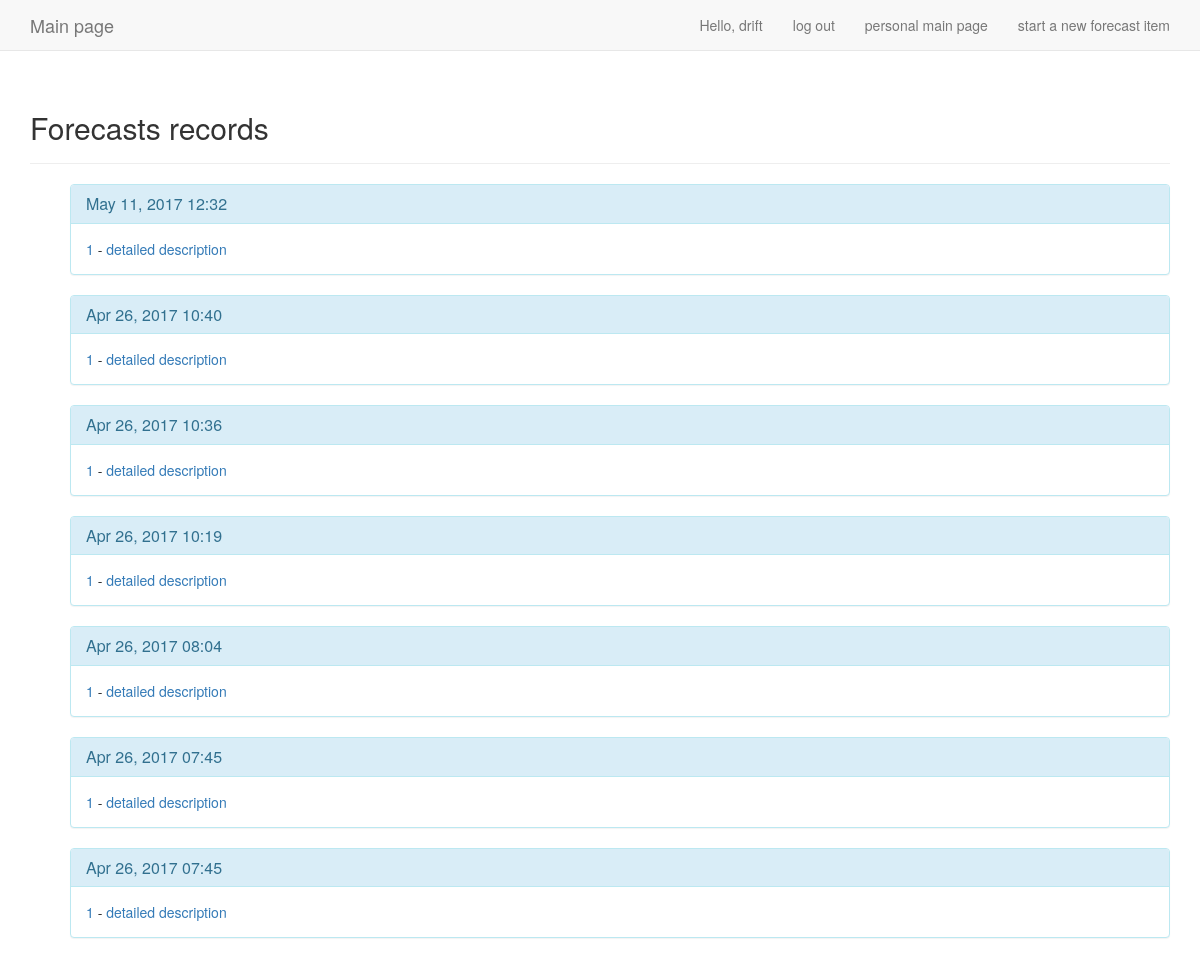
Before: /forecast/ (signed in, upper part) with the older database file.
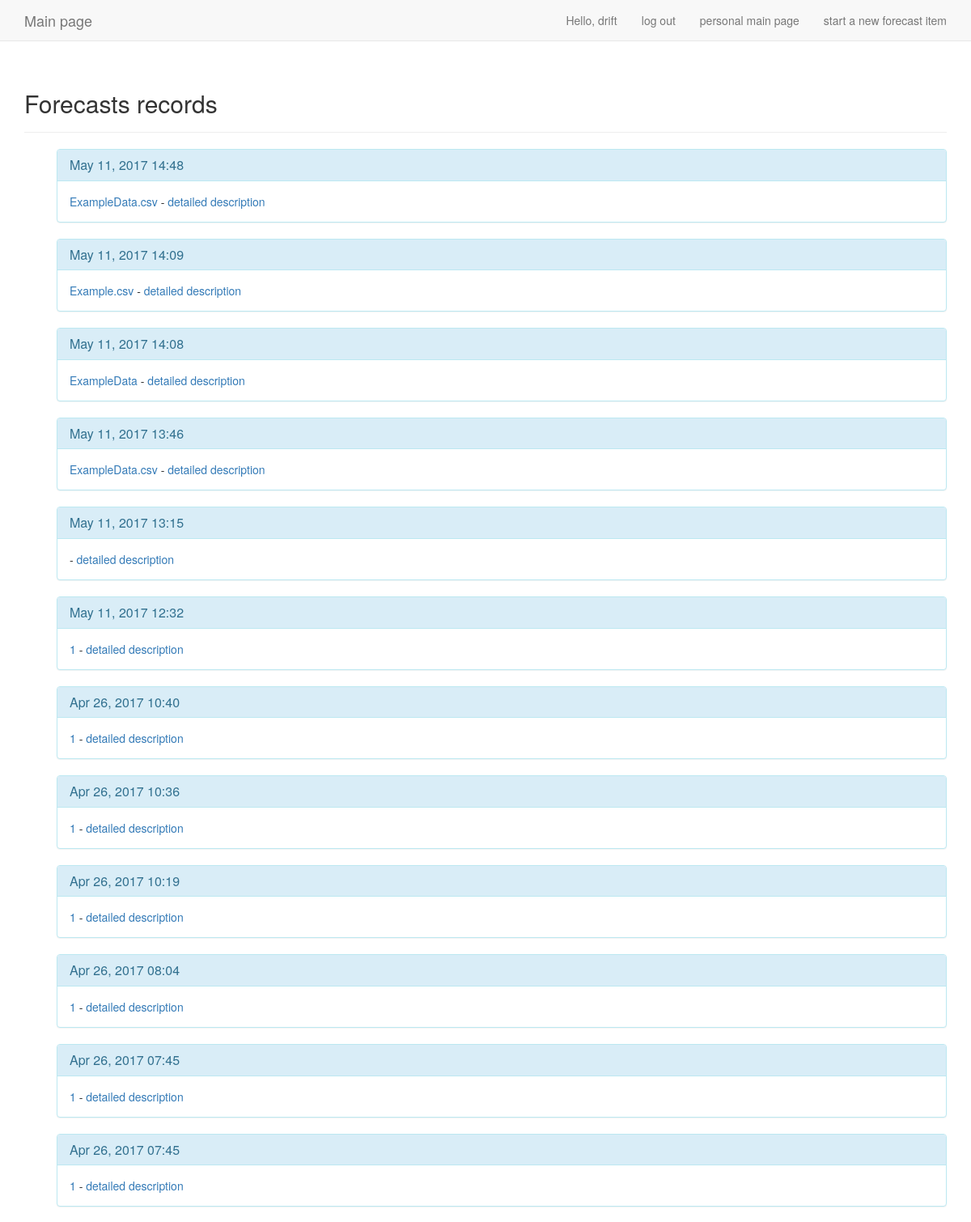
After: the same page with the newer database file.
### forecast/models.py (models this page shows, shortened)
class Upload(models.Model):
    owner = models.ForeignKey(User)
    FORECASTPERIOD = (
        ('s', 'short term'),
        ('m', 'medium term'),
        ('l', 'long term'),
    )
    FORECASTMETHOD = (
        ('ann', 'neural network'),
        ('svm', 'support vector machine'),
        ('mps', 'multiple proportion smoothing method')
    )
    forecastperiod = models.CharField("Forecasting period", max_length=1, \
                                      choices=FORECASTPERIOD, blank=False,
                                      default='m')
    forecastmethod = models.CharField("Forecasting method", max_length=3, \
                                      choices=FORECASTMETHOD, blank=False,
                                      default='ann')
    userfiles = models.FileField(upload_to=user_directory_path)
    uploadName = models.CharField("Upload File Name", max_length=100) # the name of user uoload file
    firstDay = models.CharField("First Day for forecasting (example:2014/10/20)", max_length=20)
    date_added = models.DateTimeField(auto_now_add=True)

### forecast/views.py (the view)
@login_required
def records(request):
    records = Upload.objects.filter(owner=request.user).order_by('-date_added')
    context = {'records':records}
    return render(request, 'forecast/index.html', context)

### forecast/templates/forecast/index.html (shortened to what this page needs)
{% extends "users/base.html" %}
{% load bootstrap3 %}
{% block header %}
    <h2>Forecasts records</h2>
{% endblock header%}
{% block content %}
<ul>
{% for upload in records %}
    <div class="panel panel-info">
         <div class="panel-heading">
           <h3 class="panel-title">{{ upload.date_added|date:'M d, Y H:i' }}</h3>
         </div>
         <div class="panel-body">
           <a href="{% url 'forecast:itemdownload' upload.id %}">{{upload.uploadName}}</a> -
     <a href="{% url 'forecast:item' upload.id %}">detailed description</a>
         </div>
    </div>
{% empty %}
    <li>There are no records for you.</li>
{% endfor %}
</ul>
{% endblock content %}

### users/templates/users/base.html (shortened to what this page needs)
{% load bootstrap3 %}
<!DOCTYPE html>
<html lang="en">
    <head>
        {% bootstrap_css %}
    </head>
    <body>
        <nav class="navbar navbar-default navbar-static-top">
            <div class="container">
                <div class="navbar-header">
                    <a class="navbar-brand" href="{% url 'users:index' %}">
                        Main page </a>
                </div>
                <div id="navbar" class="navbar-collapse collapse">
                    <ul class="nav navbar-nav navbar-right">
                        {% if user.is_authenticated %}
                            <li><a>Hello, {{ user.username }}</a></li>
                            <li><a href="{% url 'users:logout' %}">log out</a></li>
                            <li><a href="{% url 'forecast:records' %}">personal main page</a></li>
                            <li><a href="{% url 'forecast:upload' %}">start a new forecast item</a></li>
                        {% else %}
                            <li><a href="{% url 'users:register' %}">register</a></li>
                            <li><a href="{% url 'users:login' %}">log in </a></li>
                        {% endif %}
                    </ul>
                </div>
            </div>
        </nav>
        <div class="container">
            <div class="page-header">
                {% block header %}{% endblock header %}
            </div>
            <div>
                {% block content %}{% endblock content %}
            </div>
        </div>
    </body>
</html>

Changed rows visible on the page:
added Upload: date_added "May 11, 2017 14:48", uploadName "ExampleData.csv"
added Upload: date_added "May 11, 2017 14:09", uploadName "Example.csv"
added Upload: date_added "May 11, 2017 14:08", uploadName "ExampleData"
added Upload: date_added "May 11, 2017 13:46", uploadName "ExampleData.csv"
added Upload: date_added "May 11, 2017 13:15"
